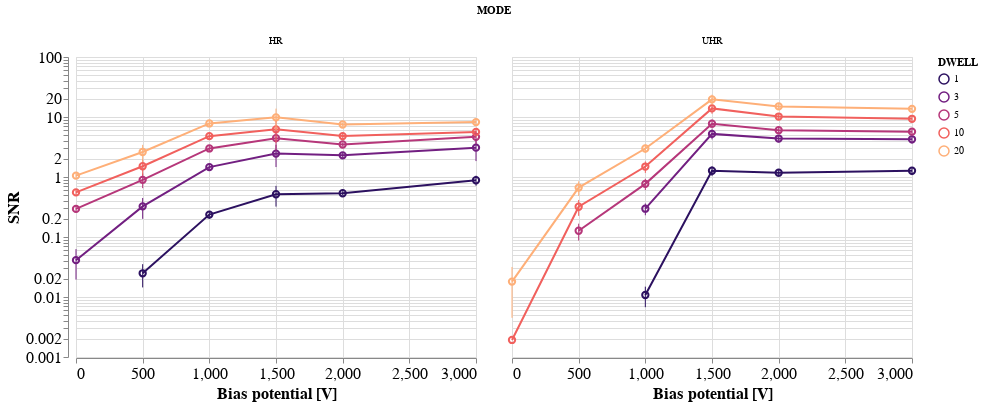

The notebook cell saved with this chart:
### Markdown cell above
### Plot of SNR measurements from SSNR

### Code cell
# Data source for plot
source = df_snr.loc[df_snr['SNR'] > 0.001].copy()
# source = df_snr.copy()
scheme = 'magma'

chart = alt.Chart().encode(
    x=alt.X('SB:Q',
            axis=alt.Axis(tickMinStep=500,
                          title='Bias potential [V]')),
    y=alt.Y('SNR:Q',
            aggregate='mean',
            scale=alt.Scale(domain=[0.001, 100], type='log')),
    color=alt.Color('DWELL:N',
                    scale=alt.Scale(scheme=scheme))
)

chart = (chart.mark_line() +\
         chart.mark_point(size=40))

error_bars = alt.Chart().mark_errorbar(extent='stdev').encode(
    x=alt.X('SB:Q'),
    y=alt.Y('SNR:Q'),
    color=alt.Color('DWELL:N',
                    scale=alt.Scale(scheme=scheme))
)

alt.layer(chart, error_bars, data=source).facet(
    column='MODE:N'
).configure_axis(
    labelFontSize=16,
    titleFontSize=16
)

### Figure 1 — Vega-Lite specification as saved in the notebook (floating-point values rounded to 4 significant figures; data arrays with more than 128 entries replaced by an {"elided": "..."} marker saying what was removed)
{"config": {"view": {"continuousWidth": 400, "continuousHeight": 300}, "axis": {"labelFontSize": 16, "titleFontSize": 16}}, "data": {"name": "data-b6e5fcbe3e50224c986f8714e9c33050"}, "facet": {"column": {"type": "nominal", "field": "MODE"}}, "spec": {"layer": [{"layer": [{"mark": "line", "encoding": {"color": {"type": "nominal", "field": "DWELL", "scale": {"scheme": "magma"}}, "x": {"type": "quantitative", "axis": {"tickMinStep": 500, "title": "Bias potential [V]"}, "field": "SB"}, "y": {"type": "quantitative", "aggregate": "mean", "field": "SNR", "scale": {"domain": [0.001, 100], "type": "log"}}}}, {"mark": {"type": "point", "size": 40}, "encoding": {"color": {"type": "nominal", "field": "DWELL", "scale": {"scheme": "magma"}}, "x": {"type": "quantitative", "axis": {"tickMinStep": 500, "title": "Bias potential [V]"}, "field": "SB"}, "y": {"type": "quantitative", "aggregate": "mean", "field": "SNR", "scale": {"domain": [0.001, 100], "type": "log"}}}}]}, {"mark": {"type": "errorbar", "extent": "stdev"}, "encoding": {"color": {"type": "nominal", "field": "DWELL", "scale": {"scheme": "magma"}}, "x": {"type": "quantitative", "field": "SB"}, "y": {"type": "quantitative", "field": "SNR"}}}]}, "$schema": "https://vega.github.io/schema/vega-lite/v4.8.1.json", "datasets": {"data-b6e5fcbe3e50224c986f8714e9c33050": {"elided": "261 records"}}}
